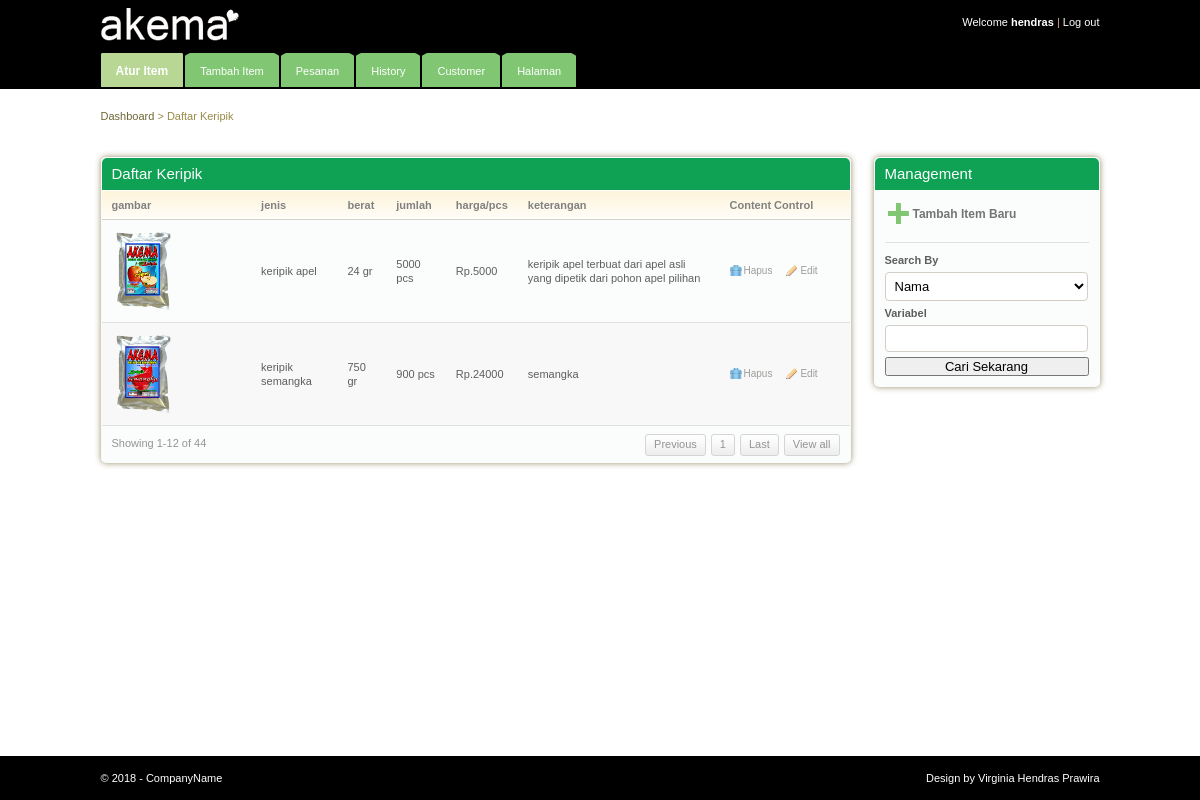
Screenshot of /admin/ (signed in) with the database file from the repository.
### tables this page shows
CREATE TABLE `detail_kripik` (
  `id_jenis` varchar(15) DEFAULT NULL,
  `berat` int(15) DEFAULT NULL,
  `jumlah` int(15) DEFAULT NULL,
  `harga` int(15) DEFAULT NULL,
  `tgl_kadaluarsa` date DEFAULT NULL,
  `keterangan` text,
  `gambar` varchar(150) DEFAULT NULL
);

CREATE TABLE `jenis_kripik` (
  `id_jenis` varchar(15) DEFAULT NULL,
  `keterangan_jenis` varchar(45) DEFAULT NULL
);

### admin/tampil_item.php (the view, shortened to what this page needs)
<div class="shell">
	<div class="small-nav">
		<a href="#">Dashboard</a>
		<span>&gt;</span>
		Daftar Keripik
	</div>
	<br />
	<div id="main">
		<div id="content">
			<div class="box">
				<div class="box-head">
					<h2 class="left">Daftar Keripik</h2>
				</div>
				<div class="table">
					<table width="100%" border="0" cellspacing="0" cellpadding="0">
						<tr>
							<th>gambar</th>
							<th>jenis</th>
							<th>berat</th>
							<th>jumlah</th>
							<th>harga/pcs</th>
							<th>keterangan</th>
							<th width="110" class="ac">Content Control</th>
						</tr>
						<?php
							$batas = 5;
							$posisi = 0;
							if (isset($_GET['search']) && $_GET['search'] != ''){
								$search = $_GET['search'];
								$ssql = "";
								switch ($_GET['sel_search']){
									case 'nama':
									$ssql = "SELECT * FROM detail_kripik JOIN jenis_kripik USING (id_jenis) WHERE keterangan_jenis LIKE '%$search%'";
									break;
									case 'jumlah':
									$search1 = $search-50;
									$search2 = $search+50;
									$ssql = "SELECT * FROM detail_kripik JOIN jenis_kripik USING (id_jenis) WHERE jumlah BETWEEN $search1 AND $search2";
									break;
									case 'harga':
									$search1 = $search-2500;
									$search2 = $search+2500;
									$ssql = "SELECT * FROM detail_kripik JOIN jenis_kripik USING (id_jenis) WHERE harga BETWEEN $search1 AND $search2";
									break;
								}
								$rowclass = 0;
								$query = mysql_query($ssql);
								$res = mysql_num_rows($query);
								if($res <= 0){
									echo "$ssql";
								}
								else{
									while ($record = mysql_fetch_array($query)){
										if ($rowclass > 1){
											$rowclass = 0;
										}
										if ($rowclass > 0){
											$rclass = "odd";
										}
										else {
											$rclass = "xodd";
										}
										echo "<tr class=\"$rclass\">";
										echo "<td style=\"width:20%;\"><img src=\"/ecomerce/admin/".$record['gambar']."\" style=\"width:50%;\"></td>" ;
										echo "<td>".$record['keterangan_jenis']."</td>";
										echo "<td>".$record['berat']." gr</td>";
										echo "<td>".$record['jumlah']." pcs</td>";
										echo "<td>Rp.".$record['harga']."</td>";
										echo "<td>".$record['keterangan']."</td>";
										echo "<td><a href=\"actmenu.php?actmenu=hapus&id_jenis=".$record['id_jenis']."\" class=\"ico del\">Hapus</a><a href=\"index.php?container=edit_item&id_jenis=".$record['id_jenis']."\" class=\"ico edit\">Edit</a></td>";
										echo "<tr>";
										$rowclass += 1;
									}
								}
							}
							else {
								$ssql = "SELECT * FROM detail_kripik JOIN jenis_kripik USING (id_jenis) LIMIT $posisi, $batas";
								$query = mysql_query ($ssql);
								$rowclass = 0;
								while ($record = mysql_fetch_array($query)){
									if ($rowclass > 0){
										$rclass = "odd";
									}
									else {
										$rclass = "xodd";
									}
									echo "<tr class=\"$rclass\">";
									echo "<td style=\"width:20%;\"><img src=\"/ecomerce/admin/".$record['gambar']."\" style=\"width:50%;\"></td>" ;
									echo "<td>".$record['keterangan_jenis']."</td>";
									echo "<td>".$record['berat']." gr</td>";
									echo "<td>".$record['jumlah']." pcs</td>";
									echo "<td>Rp.".$record['harga']."</td>";
									echo "<td>".$record['keterangan']."</td>";
									echo "<td><a href=\"actmenu.php?actmenu=hapus&id_jenis=".$record['id_jenis']."\" class=\"ico del\">Hapus</a><a href=\"index.php?container=edit_item&id_jenis=".$record['id_jenis']."\" class=\"ico edit\">Edit</a></td>";
									echo "<tr>";
									$rowclass += 1;
								}
							}
						?>
					</table>
					<div class="pagging">
						<div class="left">Showing 1-12 of 44</div>
						<div class="right">
							<a href="#">Previous</a>
							<?php
								$ssql = "SELECT * FROM detail_kripik";
								$query = mysql_query($ssql);
								$res = mysql_num_rows($query);
								$num_page = ceil($res / 5);
								for ($x = 1; $x <= $num_page; $x++){
									echo"<a href=\"index.php?container=tampil_item&page=$x\">$x</a>";
								}
							?>
							<?php echo"<a href=\"index.php?container=tampil_item&page=$num_page\">Last</a>";?>
							<a href="#">View all</a>
						</div>
					</div>
				</div>
			</div>
		</div>
		<div id="sidebar">
			<div class="box">
				<div class="box-head">
					<h2>Management</h2>
				</div>
				<div class="box-content">
					<a href="index.php?container=tambah_item" class="add-button"><span>Tambah Item Baru</span></a>
					<div class="sort">
						<form action="index.php" method="GET" class="tampil_item">
							<label>Search By</label>
							<select name="sel_search" class="field">
								<option name="sel_search" value="nama">Nama</option>
							</select>
							<label style="margin-top:5px;">Variabel</label>
							<input type="text" name="search" class="field" id="search_tampil"/>
							<input style="margin-top:5px;" type="submit" value="Cari Sekarang">
						</form>
					</div>
				</div>
			</div>
		</div>
	</div>
</div>

### admin/index.php (shortened to what this page needs)
<!DOCTYPE html PUBLIC "-//W3C//DTD XHTML 1.0 Transitional//EN" "http://www.w3.org/TR/xhtml1/DTD/xhtml1-transitional.dtd">
<html xmlns="http://www.w3.org/1999/xhtml">
<head>
	<link rel="stylesheet" href="css/style.css" type="text/css" media="all" />
</head>
<body>
<div id="header">
	<div class="shell">
		<div id="top">
			<a href="#"><img src="images/logo.png"/></a>
			<div id="top-navigation">
				Welcome <a href="#"><strong><?php echo $_SESSION['user'];?></strong></a>
				<span>|</span>
				<a href="logout.php">Log out</a>
			</div>
		</div>
		<div id="navigation">
			<ul>
			    <li><a href="<?php echo "index.php?container=tampil_item";?> "<?php if (isset($_GET['container']) && $_GET['container'] == 'tampil_item' || !isset($_GET['container'])){echo "class=\"active\"";}?>><span>Atur Item</span></a></li>
			    <li><a href="<?php echo "index.php?container=tambah_item";?> "<?php if (isset($_GET['container']) && $_GET['container'] == 'tambah_item'){echo "class=\"active\"";}?>><span>Tambah Item</span></a></li>
				<li><a href="<?php echo "index.php?container=pesanan";?> "<?php if (isset($_GET['container']) && ($_GET['container'] == 'pesanan' || $_GET['container'] == 'detail_tagihan')){echo "class=\"active\"";}?>><span>Pesanan</span></a></li>
				<li><a href="<?php echo "index.php?container=history";?> "<?php if (isset($_GET['container']) && $_GET['container'] == 'history'){echo "class=\"active\"";}?>><span>History</span></a></li>
				<li><a href="<?php echo "index.php?container=customer";?> "<?php if (isset($_GET['container']) && $_GET['container'] == 'customer'){echo "class=\"active\"";}?>><span>Customer</span></a></li>
				<li><a href="<?php echo "index.php?container=halaman";?> "<?php if (isset($_GET['container']) && $_GET['container'] == 'halaman'){echo "class=\"active\"";}?>><span>Halaman</span></a></li>
			</ul>
		</div>
	</div>
</div>
<div id="container" style="margin-bottom:5em;">
	<?php
		if (isset ($_GET['container'])){
			$container = $_GET['container'];
			switch ($container){
				case 'tampil_item':
				include_once 'tampil_item.php';
				break;
				case 'tambah_item':
				include_once 'tambah_item.php';
				break;
				case 'manage_jenis':
				include_once 'manage_jenis.php';
				break;
				case 'edit_item':
				include_once 'edit_item.php';
				break;
				case 'pesanan':
				include_once 'pesanan.php';
				break;
				case 'detail_tagihan':
				include_once 'detail_tagihan.php';
				break;
				case 'history':
				include_once 'history.php';
				break;
				case 'customer':
				include_once 'customer.php';
				break;
				case 'halaman':
				include_once 'halaman.php';
				break;
			}
		}
		elseif (!isset ($_GET['container'])) {
			include_once 'tampil_item.php';
		}
	?>
</div>
<div id="footer">
	<div class="shell">
		<span class="left">&copy; <?php echo date('Y');?> - CompanyName</span>
		<span class="right">
			Design by <a href="http://chocotemplates.com" target="_blank" title="The Sweetest CSS Templates WorldWide">Virginia Hendras Prawira</a>
		</span>
	</div>
</div>
</body>
</html>

### admin/css/style.css (style rules this page uses)
* { padding:0; margin:0; outline:0; }
body { background:#fff; font-family: Verdana, sans-serif; font-size:11px; line-height:14px; color:#5e5e5e; }
input, textarea, select { font-family: Verdana, sans-serif; font-size:13px; }
.field { border:solid 1px #d3cfc7; background:#fff; padding:5px; }
a img { border:0; }
a { color:#ba4c32; text-decoration: none; cursor:pointer; }
.left, .alignleft { float:left; display:inline; }
.right, .alignright { float:right; display:inline; }
h2 { font-size:15px; font-weight: normal; }
.shell { width:999px; margin:0 auto; }
#header { height:89px; background:url(images/header.gif); white-space:nowrap; }
#top-navigation { float:right; white-space:nowrap; color:#fff; padding-top:15px; }
#top-navigation a { color:#fff; }
#top-navigation span { color:#dca598; }
#top { height:53px; }
#navigation { height:36px; }
#navigation ul { list-style-type: none; }
#navigation ul li { float:left; display:inline; margin-right:2px; }
#navigation ul li a, #navigation ul li a span { float:left; height:34px; background:url(images/tab.gif) no-repeat 0 0; padding:0 0 0 15px; }
#navigation ul li a span { background-position:right 0; padding:0 15px 0 0; }
#navigation ul li a { line-height:36px; color:#fff; text-decoration: none; }
#navigation ul li a.active, #navigation ul li a:hover { background-position:0 bottom; }
#navigation ul li a.active span, #navigation ul li a:hover span { background-position:right bottom; }
#navigation ul li a.active { font-size:12px; font-weight: bold; color:#fff; }
#container { padding:20px 0; }
.small-nav { color:#978b48; padding-bottom:20px; }
.small-nav a { color:#6f6636; }
#content { float:left; width:750px; }
#sidebar { float:right; width:226px; }
.table th { background:#fffdfa url(images/th.gif) repeat-x 0 0; color:#818181; text-align: left; padding:7px 10px; border-bottom:solid 1px #d2d1cb; }
.table td { background:#fbfcfc; border-bottom:solid 1px #e0e0e0; padding:8px 10px; }
.table tr.odd td { background:#f8f8f8; }
.box { background:#fbfcfc; height:100%; padding:1px; margin-bottom:20px; }
.box-head { background:#0fa254; height:32px; color:#fff; padding: 0 10px; line-height:32px; white-space:nowrap; border-bottom:solid 1px #fff; }
.pagging { height:20px; padding:8px 10px; line-height:19px; color:#949494; }
.pagging a { background:url(images/pagging.gif) repeat-x 0 0; height:20px; float:left; padding:0 8px; border:solid 1px #d5d5d5; text-decoration: none; color:#949494; margin-left:5px; }
a.ico { color:#9d9c9a; font-size:10px; text-decoration: none; padding:0 0 0 14px; background-repeat:no-repeat; background-position:0 0; }
a.del { background-image:url(images/del.gif) }
a.edit { background-image:url(images/edit.gif); margin-left:14px; }
.box-content { padding:10px; }
.sort { border-top:solid 1px #e0e0e0; padding-top:10px; margin-top:15px; }
.sort label { display:block; font-weight: bold; }
.sort .field { display:block; margin-top:5px; }
.sort select.field { width:203px; }
.add-button, .add-button span { float:left; height:26px; background:url(images/add-button.gif) no-repeat 0 0; padding:0 0 0 28px; }
.add-button span { background-position:right 0; padding:0 10px 0 0; }
.add-button { font-weight: bold; font-size:12px; color:#747474; text-decoration: none; line-height:26px; }
#footer { height:44px; background:url(images/footer.gif); position:fixed; bottom:0; width:100%; line-height:44px; color:#fff; }
#footer a { color:#fff; }
.box { -moz-border-radius:5px; -webkit-border-radius:5px; -moz-box-shadow: 0 0 6px #978f6c; -webkit-box-shadow: 0 0 6px #978f6c; }
.box-head { -moz-border-radius-topleft:5px; -moz-border-radius-topright:5px; -webkit-border-top-left-radius:5px; -webkit-border-top-right-radius:5px; }
.field, .button { -moz-border-radius:4px; -webkit-border-radius:4px; }
.small-field, .button, .pagging a { -moz-border-radius:3px; -webkit-border-radius:3px; }
.tampil_item select, .tampil_item input { width:100%; }
#search_tampil { width:90%; }
#search_tampil, .tampil_item option { padding-left:1em; }

### rows the page displays
detail_kripik: gambar (picture), jenis_kripik.keterangan_jenis "keripik apel", berat "24", jumlah "5000", harga "5000", keterangan "keripik apel terbuat dari apel asli yang dipetik dari pohon apel pilihan"
detail_kripik: gambar (picture), jenis_kripik.keterangan_jenis "keripik semangka", berat "750", jumlah "900", harga "24000", keterangan "semangka"

### other values shown
$_SESSION['user'] "hendras"
